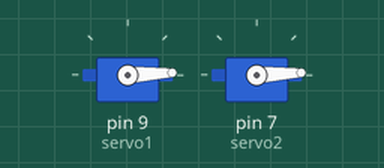
Bench run of a sketch on a simulated Arduino Uno, built with avr-gcc and run on an emulated ATmega328P. On the bench: 2 × servo.

Above: at 0.05 s.
At 1.35 s:
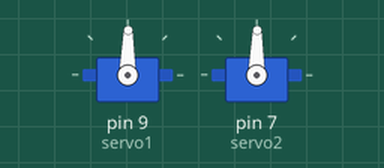
At 2.65 s:
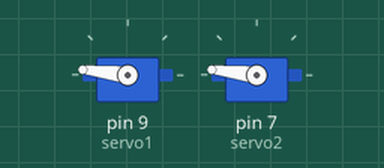
At 5.25 s:
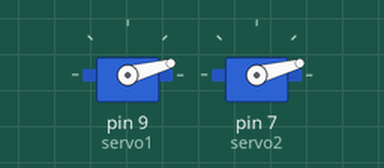
Timing chart, 0 to 7.1 s (numbered marks = the images above):
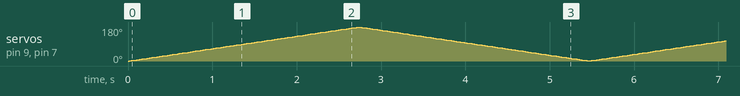

The sketch:

Code.ino
```cpp
#include <Servo.h>
Servo servo1;
Servo servo2;
// Objek yang dibuat maksimum 8 objek servo
int degree = 0; // posisi servo
void setup() {
  // put your setup code here, to run once:
  servo1.attach(9); // pin 9 arduino
  servo2.attach(7); // pin 7 arduino
}

void loop() {
  // put your main code here, to run repeatedly:
  for(degree = 0; degree < 180; degree++) {
    servo1.write(degree); // sesuai nilai variabel sudut
    servo2.write(degree);
    delay(15); // delay selama 15ms setiap posisi mencapai 1 derajat
  }
  for(degree = 180; degree >= 1; degree--) {
    servo1.write(degree);
    servo2.write(degree);
    delay(15);
  }
}
```
